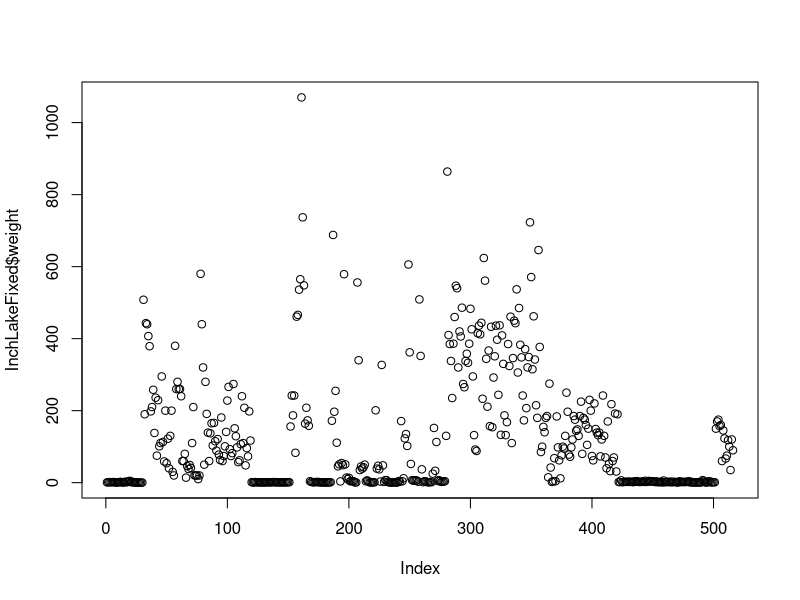
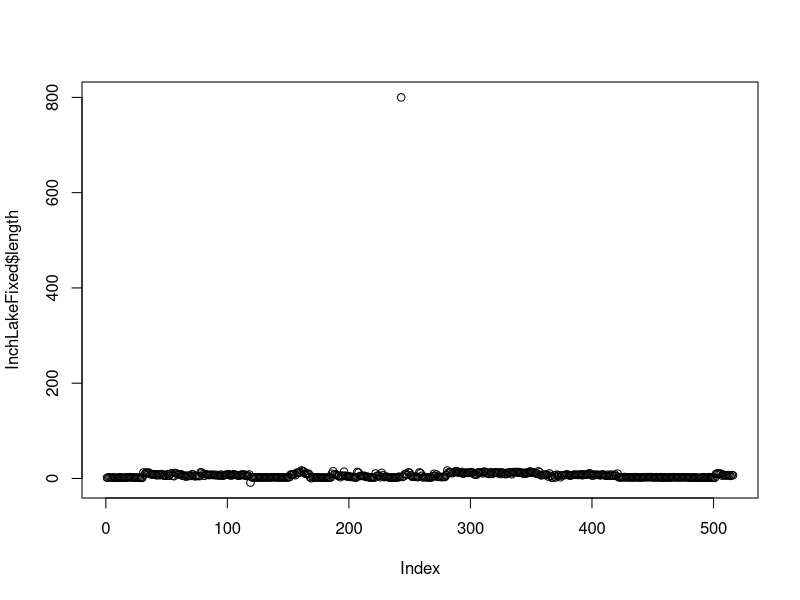
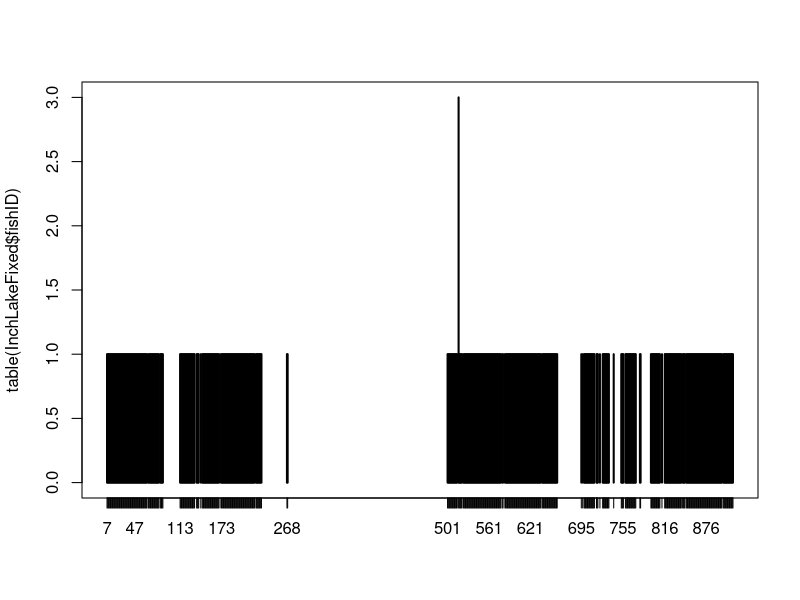

R code for these plots, in order: (Note: this script raises an error after producing the figures.)
# Fish 6002 - Week 6 assignment
# Solution

# Oct 14, 2017

library(lubridate)
library(ggplot2)
library(dplyr)
library(ggthemes)
library(tidyr)

setwd("C:/Users/bfavaro/Google Drive/MI SOF Courses/FISH 6002 - Data collection mgmt and display/Week 6 - Working with messy data/")
#setwd("YOURPATH")

InchLake <- read.csv("InchLake2-Broken.csv")

##################
# 1. Data types  #
##################

#netID: A unique identifier for the sampling event (more than one can share)
#fishID: A unique identifier for the individual fish (can't be duplicated)
#species: Species name
#length: Total length (inches to nearest 0.1)
#weight: Wet weight (grams to nearest 0.1)
#year: Year of capture

head(InchLake)
tail(InchLake)

InchLakeFixed <- InchLake %>%
  select(-X) %>% 
  slice(1:516) # Note: Check to see if this was a result of shifting down

head(InchLakeFixed)
tail(InchLakeFixed)

sapply(InchLakeFixed, class)

# Problems with weight and possibly year

levels(InchLakeFixed$year)
levels(InchLakeFixed$year) <- list("2007"=c("2007", "2O07"), "2008"=c("2 008", "2048", "2008"))

InchLakeFixed$year <- as.numeric(as.character(InchLakeFixed$year))

levels(InchLakeFixed$weight)

InchLakeFixed$weight <- as.character(InchLakeFixed$weight)
InchLakeFixed$weight <- gsub(",", 
                       "", 
                       InchLakeFixed$weight)

InchLakeFixed$weight <- as.numeric(InchLakeFixed$weight)

# Data types now fine

head(InchLakeFixed)


##################################
# 3. Check for impossible values #
##################################

range(InchLakeFixed$weight) #seems fine
plot(InchLakeFixed$weight) # there are big species and smaller species. Not crazy

range(InchLakeFixed$length) #negative value?
# also length is in inches. 800 inches is 66 feet - an impossible value (even whale sharks max out at ~40 ft) 

plot(InchLakeFixed$length)

# Let's get rid of the negative, and remove two zeroes from 800

InchLakeFixed <- InchLakeFixed %>%
  mutate(length = ifelse(length < 0, length*-1, length)) %>% 
  mutate(length = ifelse(length == 800, 8, length))

# Are there duplicates in Fish ID?

plot(
  table(InchLakeFixed$fishID)
  ) #uh oh

InchLakeFixed %>% 
  group_by(fishID) %>% 
  filter(n()>1) # Problem is Fish 517

#Change two to unique values. In my case, I'll use the real values. 

InchLakeFixed <- InchLakeFixed %>%
  mutate(fishID = ifelse(fishID==517 & length==2.2, 516, fishID)) %>% 
  mutate(fishID = ifelse(fishID==517 & length==9.0, 222, fishID))


##################################################
# STEP 4: Check for typos and broken factors     #
##################################################
head(InchLakeFixed)

levels(InchLakeFixed$species)
plot(InchLakeFixed$weight ~ InchLakeFixed$species)

levels(InchLakeFixed$species) <- list("Black Crappie"=c("Black Crapie", "Black Crappie"), 
                                   "Bluegill"=c("bluegill", "Bluegill", "Bluegill "),
                                   "Bluntnose Minnow" = c("Bluntnose Minnow"), 
                                   "Fathead Minnow" = c("Fathead Minnow"),
                                   "Iowa Darter" = c("Iowa Darter", "Iowa_Darter "),
                                   "Largemouth Bass" = c("Largemout Bass", "Largemouth Bass"),
                                   "Pumpkinseed" = c("Pumpkinseed"),
                                   "Tadpole Madtom" = c("Tadpole Madtom"),
                                   "Yellow Perch" = c("Yellow Perch")
                                   )

################################################
# Step 5: Check for correctness                #
################################################

InchLakeClean <- read.csv("InchLake2-Clean.csv")

all.equal(InchLakeClean, InchLakeFixed)
